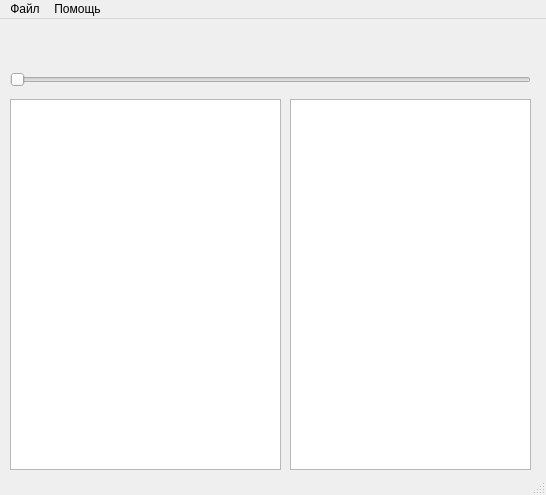
<?xml version="1.0" encoding="UTF-8"?>
<ui version="4.0">
 <class>MainWindow</class>
 <widget class="QMainWindow" name="MainWindow">
  <property name="geometry">
   <rect>
    <x>0</x>
    <y>0</y>
    <width>546</width>
    <height>495</height>
   </rect>
  </property>
  <property name="windowTitle">
   <string>MainWindow</string>
  </property>
  <widget class="QWidget" name="centralwidget">
   <widget class="QWidget" name="verticalLayoutWidget">
    <property name="geometry">
     <rect>
      <x>10</x>
      <y>80</y>
      <width>271</width>
      <height>371</height>
     </rect>
    </property>
    <layout class="QVBoxLayout" name="verticalLayout">
     <item>
      <widget class="QListWidget" name="listWidget"/>
     </item>
    </layout>
   </widget>
   <widget class="QListWidget" name="playlistWidget">
    <property name="geometry">
     <rect>
      <x>290</x>
      <y>80</y>
      <width>241</width>
      <height>371</height>
     </rect>
    </property>
   </widget>
   <widget class="QWidget" name="horizontalLayoutWidget">
    <property name="geometry">
     <rect>
      <x>190</x>
      <y>10</y>
      <width>171</width>
      <height>41</height>
     </rect>
    </property>
    <layout class="QHBoxLayout" name="mLayout">
     <property name="sizeConstraint">
      <enum>QLayout::SetMinimumSize</enum>
     </property>
     <item>
      <widget class="QLabel" name="imgWidget">
       <property name="text">
        <string/>
       </property>
      </widget>
     </item>
     <item>
      <widget class="QLabel" name="metadataWidget">
       <property name="text">
        <string/>
       </property>
       <property name="scaledContents">
        <bool>false</bool>
       </property>
      </widget>
     </item>
    </layout>
   </widget>
   <widget class="QWidget" name="layoutWidget">
    <property name="geometry">
     <rect>
      <x>10</x>
      <y>10</y>
      <width>161</width>
      <height>50</height>
     </rect>
    </property>
    <layout class="QHBoxLayout" name="horizontalLayout">
     <item>
      <widget class="QLabel" name="prev_button">
       <property name="sizePolicy">
        <sizepolicy hsizetype="Minimum" vsizetype="Preferred">
         <horstretch>0</horstretch>
         <verstretch>0</verstretch>
        </sizepolicy>
       </property>
       <property name="text">
        <string/>
       </property>
       <property name="pixmap">
        <pixmap>Icons/prev.png</pixmap>
       </property>
      </widget>
     </item>
     <item>
      <widget class="QLabel" name="play_button">
       <property name="sizePolicy">
        <sizepolicy hsizetype="Minimum" vsizetype="Preferred">
         <horstretch>0</horstretch>
         <verstretch>0</verstretch>
        </sizepolicy>
       </property>
       <property name="text">
        <string/>
       </property>
       <property name="pixmap">
        <pixmap>Icons/play.png</pixmap>
       </property>
      </widget>
     </item>
     <item>
      <widget class="QLabel" name="forward_button">
       <property name="sizePolicy">
        <sizepolicy hsizetype="Minimum" vsizetype="Preferred">
         <horstretch>0</horstretch>
         <verstretch>0</verstretch>
        </sizepolicy>
       </property>
       <property name="text">
        <string/>
       </property>
       <property name="pixmap">
        <pixmap>Icons/forward.png</pixmap>
       </property>
      </widget>
     </item>
     <item>
      <widget class="QLabel" name="stop_button">
       <property name="sizePolicy">
        <sizepolicy hsizetype="Minimum" vsizetype="Preferred">
         <horstretch>0</horstretch>
         <verstretch>0</verstretch>
        </sizepolicy>
       </property>
       <property name="text">
        <string/>
       </property>
       <property name="pixmap">
        <pixmap>Icons/stop.png</pixmap>
       </property>
      </widget>
     </item>
    </layout>
   </widget>
   <widget class="QSlider" name="horizontalSlider">
    <property name="geometry">
     <rect>
      <x>10</x>
      <y>50</y>
      <width>521</width>
      <height>22</height>
     </rect>
    </property>
    <property name="orientation">
     <enum>Qt::Horizontal</enum>
    </property>
   </widget>
  </widget>
  <widget class="QMenuBar" name="menubar">
   <property name="geometry">
    <rect>
     <x>0</x>
     <y>0</y>
     <width>546</width>
     <height>21</height>
    </rect>
   </property>
   <widget class="QMenu" name="menu">
    <property name="title">
     <string>Файл</string>
    </property>
    <addaction name="action"/>
    <addaction name="actionOpen_folder"/>
    <addaction name="actionOpen_URL"/>
    <addaction name="separator"/>
    <addaction name="actionOpen_playlist"/>
    <addaction name="actionSave_playlist"/>
   </widget>
   <widget class="QMenu" name="menuHelp">
    <property name="title">
     <string>Помощь</string>
    </property>
    <addaction name="actionAbout"/>
   </widget>
   <addaction name="menu"/>
   <addaction name="menuHelp"/>
  </widget>
  <widget class="QStatusBar" name="statusbar"/>
  <action name="action">
   <property name="text">
    <string>Открыть файл</string>
   </property>
  </action>
  <action name="actionOpen_folder">
   <property name="text">
    <string>Открыть папку</string>
   </property>
  </action>
  <action name="actionOpen_URL">
   <property name="text">
    <string>Открыть URL</string>
   </property>
  </action>
  <action name="actionCreate_playlist">
   <property name="text">
    <string>Create playlist</string>
   </property>
  </action>
  <action name="actionSave_playlist">
   <property name="text">
    <string>Сохранить список воспроизведения</string>
   </property>
  </action>
  <action name="actionAbout">
   <property name="text">
    <string>О приложении</string>
   </property>
  </action>
  <action name="actionOpen_playlist">
   <property name="text">
    <string>Открыть список воспроизведения</string>
   </property>
  </action>
 </widget>
 <resources/>
 <connections/>
</ui>
